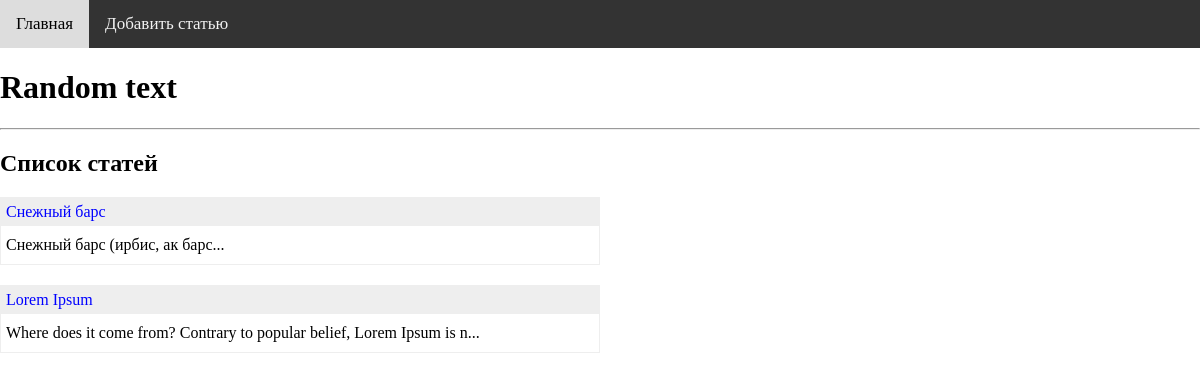
Before: / with the older database file.
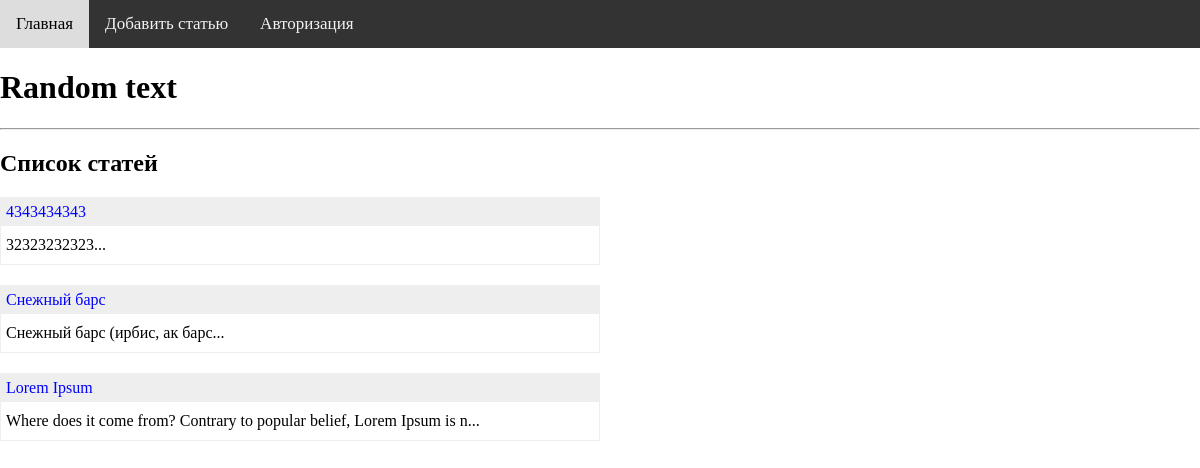
After: the same page with the newer database file.
### tables this page shows
CREATE TABLE mainmenu (
    id integer primary key autoincrement,
    title text not null,
    url text not null
);

CREATE TABLE posts(
id integer primary key autoincrement,
title text not null,
text text not null,
url text not null,
time integer not null
);

### main.py (the view)
@app.route("/")
def index():
    return render_template("index.html", menu=dbase.getMenu(), posts=dbase.getPostAnonce())

### main.py (called while the page is built)
@app.before_request
def before_request():
    global dbase
    db = get_db()
    dbase = FDataBase(db)

def connect_db():
    conn = sqlite3.connect(app.config["DATABASE"])
    conn.row_factory = sqlite3.Row
    return conn

def get_db():
    if not hasattr(g, "link_db"):
        g.link_db = connect_db()
    return g.link_db

### usefull/FDataBase.py (called while the page is built)
    def getMenu(self):
        sql = '''SELECT * FROM mainmenu'''
        try:
            self.__cur.execute(sql)
            res = self.__cur.fetchall()
            if res: return res
        except:
            print("Error get data from DataBase")
        return []

    def getPostAnonce(self):
        try:
            self.__cur.execute(f"SELECT id,title,text,url FROM posts ORDER BY time DESC")
            res = self.__cur.fetchall()
            if res:
                return res
        except sqlite3.Error as e:
            print(f"Ошибка при получении постов из БД {e}")
        return []

### templates/index.html
{% extends 'base.html' %}
{% block content %}
    {{ super() }}
<hr>
<h2>Список статей</h2>
<ul class = "list-posts">
    {% for post in posts %}
        <li>
            <p class="title"><a href="{{url_for('showPost', alias=post.url)}}">{{post.title}}</a></p>
            <p class="annonce">{{ post.text[:70]| striptags}}... </p>
        </li>
    {% endfor %}
</ul>
{% endblock %}

### templates/base.html (shortened to what this page needs)
<!DOCTYPE html>
<html lang="en">
<head>
    <link rel="stylesheet" href="https://cdnjs.cloudflare.com/ajax/libs/font-awesome/4.7.0/css/font-awesome.min.css">
    <link type="text/css" href="{{ url_for('static', filename='css/style.css') }}" rel="stylesheet">
</head>
<body>
{% block content -%}
  {%- block mainmenu -%}
    <div class="topnav" id="myTopnav">
        {% for el in menu -%}
            <a href="{{el.url}}">{{el.title}}</a>
        {% endfor -%}
    </div>
  {% endblock mainmenu -%}
    {% if title -%}
    <h1>{{title}}</h1>
        {% else -%}
    <h1>Random text</h1>
    {% endif -%}
{% endblock %}
</body>
</html>

### static/css/style.css (style rules this page uses)
body { margin:0; }
.topnav { background-color: #333; overflow: hidden; }
.topnav a { float: left; display: block; color: #f2f2f2; text-align: center; padding: 14px 16px; text-decoration: none; font-size: 17px; }
ul.list-posts { margin:0; padding:0; max-width:600px; }
ul.list-posts li { margin:20px 0 0 0; border: 1px solid #eee; }
ul.list-posts .title { margin:0px; padding:5px; background: #eee; color:red; text-decoration: none; }
ul.list-posts .title a { color: blue; text-decoration: none; }
ul.list-posts .annonce { margin:0px; padding:10px 5px 10px 5px; }

Changed rows visible on the page:
added mainmenu: title "Авторизация"
added posts: title "4343434343", text "32323232323"
